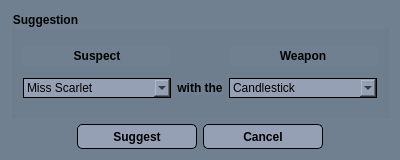
<?xml version="1.0" encoding="UTF-8"?>
<ui version="4.0">
 <class>SuggestionDialog</class>
 <widget class="QDialog" name="SuggestionDialog">
  <property name="geometry">
   <rect>
    <x>0</x>
    <y>0</y>
    <width>400</width>
    <height>160</height>
   </rect>
  </property>
  <property name="sizePolicy">
   <sizepolicy hsizetype="Fixed" vsizetype="Fixed">
    <horstretch>0</horstretch>
    <verstretch>0</verstretch>
   </sizepolicy>
  </property>
  <property name="minimumSize">
   <size>
    <width>400</width>
    <height>160</height>
   </size>
  </property>
  <property name="maximumSize">
   <size>
    <width>400</width>
    <height>160</height>
   </size>
  </property>
  <property name="windowTitle">
   <string>Dialog</string>
  </property>
  <property name="styleSheet">
   <string notr="true">QWidget {
background-color: rgb(112,128,144);
}

QLabel {
color: black;
font-weight: bold;
}

QComboBox {
color: black;
background-color:  rgb(150,160,180) ;
border-width: 1px;
border-style: solid;
padding: 1px 0px 1px 3px;
}

QPushButton {
color: rgb(0,0,0);
font-weight: bold;
background-color: rgb(150,160,180);
border: 1px solid black;
border-radius: 5px;
}

QPushButton:hover {
color: rgb(0,0,0);
font-weight: bold;
background-color: rgb(250,250,250);
border: 1px solid black;
border-radius: 5px;
}

QPushButton:disabled {
color: darkgrey;
font-weight: bold;
background-color:lightgrey;
border: 1px solid darkgrey;
border-radius: 5px;
}</string>
  </property>
  <layout class="QVBoxLayout" name="verticalLayout">
   <item>
    <widget class="QGroupBox" name="gbSuggestion">
     <property name="styleSheet">
      <string notr="true">QGroupBox {
font-weight: bold;
}</string>
     </property>
     <property name="title">
      <string>Suggestion</string>
     </property>
     <layout class="QGridLayout" name="gridLayout">
      <item row="0" column="2">
       <widget class="QLabel" name="lbWeapon">
        <property name="maximumSize">
         <size>
          <width>16777215</width>
          <height>20</height>
         </size>
        </property>
        <property name="text">
         <string>Weapon</string>
        </property>
        <property name="alignment">
         <set>Qt::AlignCenter</set>
        </property>
       </widget>
      </item>
      <item row="1" column="2">
       <widget class="QComboBox" name="cbWeapon">
        <item>
         <property name="text">
          <string>Candlestick</string>
         </property>
        </item>
        <item>
         <property name="text">
          <string>Knife</string>
         </property>
        </item>
        <item>
         <property name="text">
          <string>Lead Pipe</string>
         </property>
        </item>
        <item>
         <property name="text">
          <string>Revolver</string>
         </property>
        </item>
        <item>
         <property name="text">
          <string>Rope</string>
         </property>
        </item>
        <item>
         <property name="text">
          <string>Wrench</string>
         </property>
        </item>
       </widget>
      </item>
      <item row="0" column="0">
       <widget class="QLabel" name="lbSuspect">
        <property name="maximumSize">
         <size>
          <width>16777215</width>
          <height>20</height>
         </size>
        </property>
        <property name="text">
         <string>Suspect</string>
        </property>
        <property name="alignment">
         <set>Qt::AlignCenter</set>
        </property>
       </widget>
      </item>
      <item row="1" column="0">
       <widget class="QComboBox" name="cbSuspect">
        <item>
         <property name="text">
          <string>Miss Scarlet</string>
         </property>
        </item>
        <item>
         <property name="text">
          <string>Col. Mustard</string>
         </property>
        </item>
        <item>
         <property name="text">
          <string>Mrs. White</string>
         </property>
        </item>
        <item>
         <property name="text">
          <string>Mr. Green</string>
         </property>
        </item>
        <item>
         <property name="text">
          <string>Mrs. Peacock</string>
         </property>
        </item>
        <item>
         <property name="text">
          <string>Prof. Plum</string>
         </property>
        </item>
       </widget>
      </item>
      <item row="1" column="1">
       <widget class="QLabel" name="lbWithThe">
        <property name="sizePolicy">
         <sizepolicy hsizetype="Fixed" vsizetype="Fixed">
          <horstretch>0</horstretch>
          <verstretch>0</verstretch>
         </sizepolicy>
        </property>
        <property name="text">
         <string>with the</string>
        </property>
        <property name="alignment">
         <set>Qt::AlignCenter</set>
        </property>
       </widget>
      </item>
     </layout>
    </widget>
   </item>
   <item>
    <layout class="QHBoxLayout" name="horizontalLayout">
     <item>
      <spacer name="horizontalSpacer_2">
       <property name="orientation">
        <enum>Qt::Horizontal</enum>
       </property>
       <property name="sizeHint" stdset="0">
        <size>
         <width>40</width>
         <height>20</height>
        </size>
       </property>
      </spacer>
     </item>
     <item>
      <widget class="QPushButton" name="btnSuggest">
       <property name="minimumSize">
        <size>
         <width>120</width>
         <height>25</height>
        </size>
       </property>
       <property name="text">
        <string>Suggest</string>
       </property>
      </widget>
     </item>
     <item>
      <widget class="QPushButton" name="btnCancel">
       <property name="minimumSize">
        <size>
         <width>120</width>
         <height>25</height>
        </size>
       </property>
       <property name="text">
        <string>Cancel</string>
       </property>
      </widget>
     </item>
     <item>
      <spacer name="horizontalSpacer">
       <property name="orientation">
        <enum>Qt::Horizontal</enum>
       </property>
       <property name="sizeHint" stdset="0">
        <size>
         <width>40</width>
         <height>20</height>
        </size>
       </property>
      </spacer>
     </item>
    </layout>
   </item>
  </layout>
 </widget>
 <resources/>
 <connections/>
</ui>
